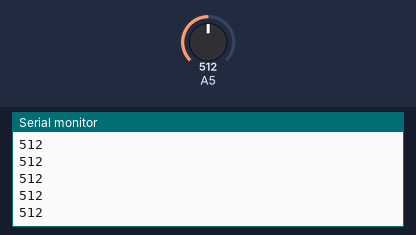
Bench run of a sketch on a simulated Arduino Uno, built with avr-gcc and run on an emulated ATmega328P. Parts: the last lines printed to the serial monitor. The test bench sets the inputs (shaded band); at power-on: A5 = 512.

Above: at 1.2 s.
1.3 s: A5 set to 716
At 1.31 s:
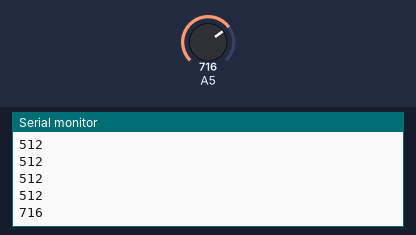
2.8 s: A5 set to 900
At 2.81 s:
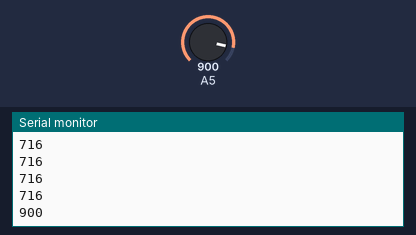
Timing chart, 0 to 5.8 s (numbered marks = the images above; inputs shaded):
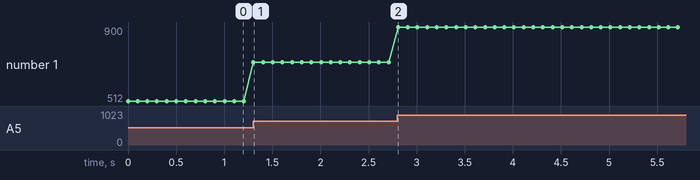

Measured:
- after the input at 1.3 s, the serial monitor: prints a new line at once (image 1)
- after the input at 2.8 s, the serial monitor: prints a new line at once (image 2)
- plotted number 1: 512 → 716 after the input at 1.3 s, 716 → 900 after the input at 2.8 s

The sketch:

ppgSensor.ino
```cpp
unsigned int adPulse;

void setup() {
  // put your setup code here, to run once:
  Serial.begin(115200);
  pinMode(A5,INPUT);
}

void loop() {
  // put your main code here, to run repeatedly:
  adPulse = analogRead(A5);
  Serial.println(adPulse);
  delay(100);
}
```
